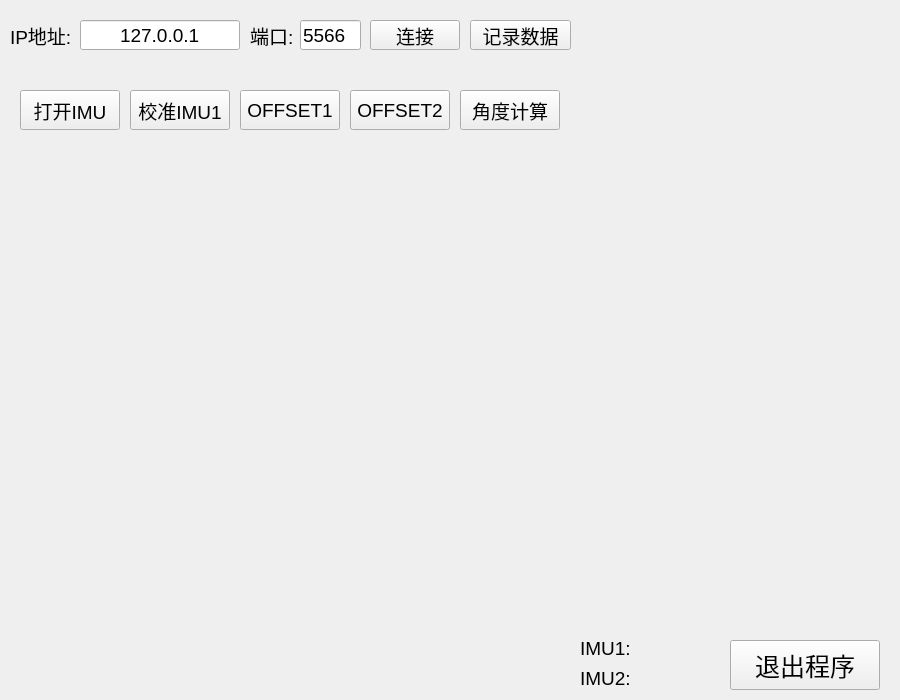
<?xml version="1.0" encoding="UTF-8"?>
<ui version="4.0">
 <class>MainWindow</class>
 <widget class="QMainWindow" name="MainWindow">
  <property name="geometry">
   <rect>
    <x>0</x>
    <y>0</y>
    <width>900</width>
    <height>700</height>
   </rect>
  </property>
  <property name="minimumSize">
   <size>
    <width>900</width>
    <height>700</height>
   </size>
  </property>
  <property name="maximumSize">
   <size>
    <width>900</width>
    <height>700</height>
   </size>
  </property>
  <property name="font">
   <font>
    <pointsize>14</pointsize>
   </font>
  </property>
  <property name="windowTitle">
   <string>惯性采集与测量</string>
  </property>
  <property name="windowIcon">
   <iconset>
    <normaloff>Icon.ico</normaloff>Icon.ico</iconset>
  </property>
  <widget class="QWidget" name="centralWidget">
   <widget class="QPushButton" name="threadAButton">
    <property name="geometry">
     <rect>
      <x>20</x>
      <y>90</y>
      <width>100</width>
      <height>40</height>
     </rect>
    </property>
    <property name="text">
     <string>打开IMU</string>
    </property>
   </widget>
   <widget class="QPushButton" name="threadBButton">
    <property name="geometry">
     <rect>
      <x>130</x>
      <y>90</y>
      <width>100</width>
      <height>40</height>
     </rect>
    </property>
    <property name="font">
     <font>
      <pointsize>14</pointsize>
     </font>
    </property>
    <property name="text">
     <string>校准IMU1</string>
    </property>
   </widget>
   <widget class="QPushButton" name="quitButton">
    <property name="geometry">
     <rect>
      <x>730</x>
      <y>640</y>
      <width>150</width>
      <height>50</height>
     </rect>
    </property>
    <property name="font">
     <font>
      <pointsize>19</pointsize>
     </font>
    </property>
    <property name="text">
     <string>退出程序</string>
    </property>
   </widget>
   <widget class="myopenGL" name="IMU1Disp" native="true">
    <property name="geometry">
     <rect>
      <x>580</x>
      <y>10</y>
      <width>300</width>
      <height>300</height>
     </rect>
    </property>
   </widget>
   <widget class="myopenGL1" name="IMU2Disp" native="true">
    <property name="geometry">
     <rect>
      <x>580</x>
      <y>320</y>
      <width>300</width>
      <height>300</height>
     </rect>
    </property>
   </widget>
   <widget class="QLineEdit" name="ipaddrInput">
    <property name="geometry">
     <rect>
      <x>80</x>
      <y>20</y>
      <width>160</width>
      <height>30</height>
     </rect>
    </property>
    <property name="text">
     <string>127.0.0.1</string>
    </property>
    <property name="alignment">
     <set>Qt::AlignCenter</set>
    </property>
   </widget>
   <widget class="QLabel" name="ipaddrSet">
    <property name="geometry">
     <rect>
      <x>10</x>
      <y>20</y>
      <width>67</width>
      <height>30</height>
     </rect>
    </property>
    <property name="text">
     <string>IP地址:</string>
    </property>
   </widget>
   <widget class="QLabel" name="portSet">
    <property name="geometry">
     <rect>
      <x>250</x>
      <y>20</y>
      <width>51</width>
      <height>30</height>
     </rect>
    </property>
    <property name="text">
     <string>端口:</string>
    </property>
   </widget>
   <widget class="QLineEdit" name="portInput">
    <property name="geometry">
     <rect>
      <x>300</x>
      <y>20</y>
      <width>61</width>
      <height>30</height>
     </rect>
    </property>
    <property name="text">
     <string>5566</string>
    </property>
   </widget>
   <widget class="QPushButton" name="netStart">
    <property name="geometry">
     <rect>
      <x>370</x>
      <y>20</y>
      <width>90</width>
      <height>30</height>
     </rect>
    </property>
    <property name="font">
     <font>
      <pointsize>14</pointsize>
     </font>
    </property>
    <property name="text">
     <string>连接</string>
    </property>
   </widget>
   <widget class="QPushButton" name="datRecBtn">
    <property name="geometry">
     <rect>
      <x>470</x>
      <y>20</y>
      <width>101</width>
      <height>30</height>
     </rect>
    </property>
    <property name="text">
     <string>记录数据</string>
    </property>
   </widget>
   <widget class="uplimbDispThread" name="uplimbDisp" native="true">
    <property name="geometry">
     <rect>
      <x>40</x>
      <y>170</y>
      <width>500</width>
      <height>500</height>
     </rect>
    </property>
   </widget>
   <widget class="QPushButton" name="offsetButton">
    <property name="geometry">
     <rect>
      <x>240</x>
      <y>90</y>
      <width>100</width>
      <height>40</height>
     </rect>
    </property>
    <property name="text">
     <string>OFFSET1</string>
    </property>
   </widget>
   <widget class="QLabel" name="imu1pwrlabel">
    <property name="geometry">
     <rect>
      <x>580</x>
      <y>640</y>
      <width>121</width>
      <height>17</height>
     </rect>
    </property>
    <property name="text">
     <string>IMU1:</string>
    </property>
   </widget>
   <widget class="QLabel" name="imu2pwrlabel">
    <property name="geometry">
     <rect>
      <x>580</x>
      <y>670</y>
      <width>121</width>
      <height>17</height>
     </rect>
    </property>
    <property name="text">
     <string>IMU2:</string>
    </property>
   </widget>
   <widget class="QPushButton" name="angleCalButton">
    <property name="geometry">
     <rect>
      <x>460</x>
      <y>90</y>
      <width>100</width>
      <height>40</height>
     </rect>
    </property>
    <property name="text">
     <string>角度计算</string>
    </property>
   </widget>
   <widget class="QPushButton" name="offerset1Button">
    <property name="geometry">
     <rect>
      <x>350</x>
      <y>90</y>
      <width>100</width>
      <height>40</height>
     </rect>
    </property>
    <property name="text">
     <string>OFFSET2</string>
    </property>
   </widget>
  </widget>
 </widget>
 <layoutdefault spacing="6" margin="11"/>
 <customwidgets>
  <customwidget>
   <class>myopenGL</class>
   <extends>QWidget</extends>
   <header>myopengl.h</header>
   <container>1</container>
  </customwidget>
  <customwidget>
   <class>myopenGL1</class>
   <extends>QWidget</extends>
   <header>myopengl1.h</header>
   <container>1</container>
  </customwidget>
  <customwidget>
   <class>uplimbDispThread</class>
   <extends>QWidget</extends>
   <header>uplimbdispthread.h</header>
   <container>1</container>
  </customwidget>
 </customwidgets>
 <resources/>
 <connections/>
</ui>
